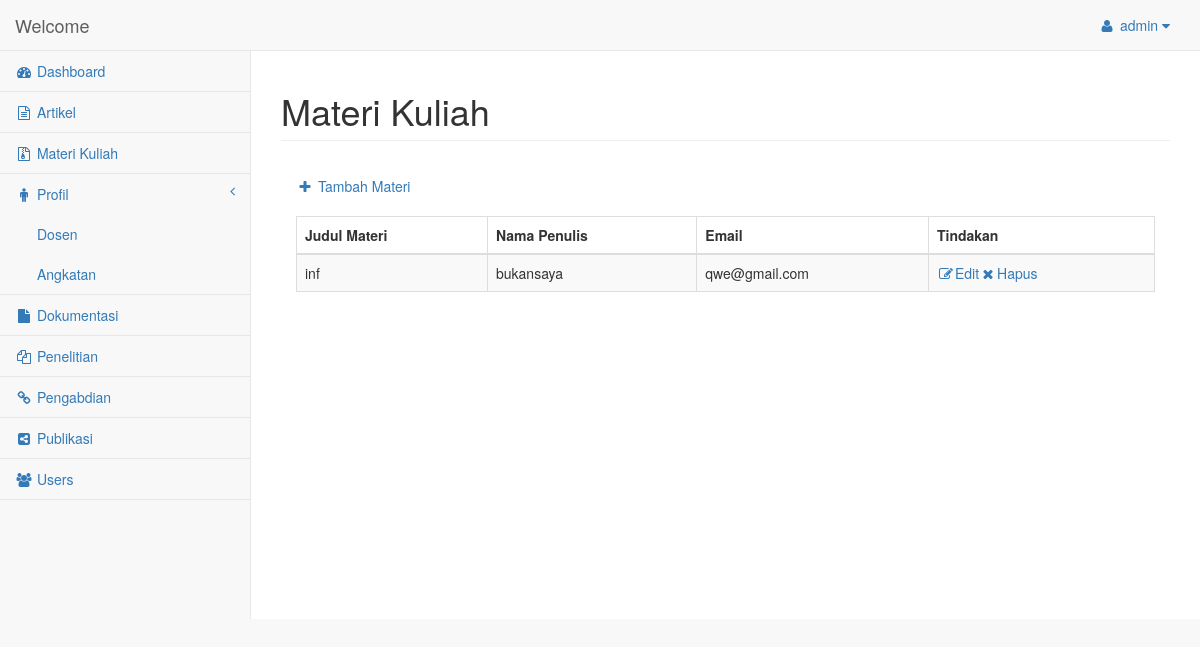
The app's page /materikuliah.php (signed in), older data.
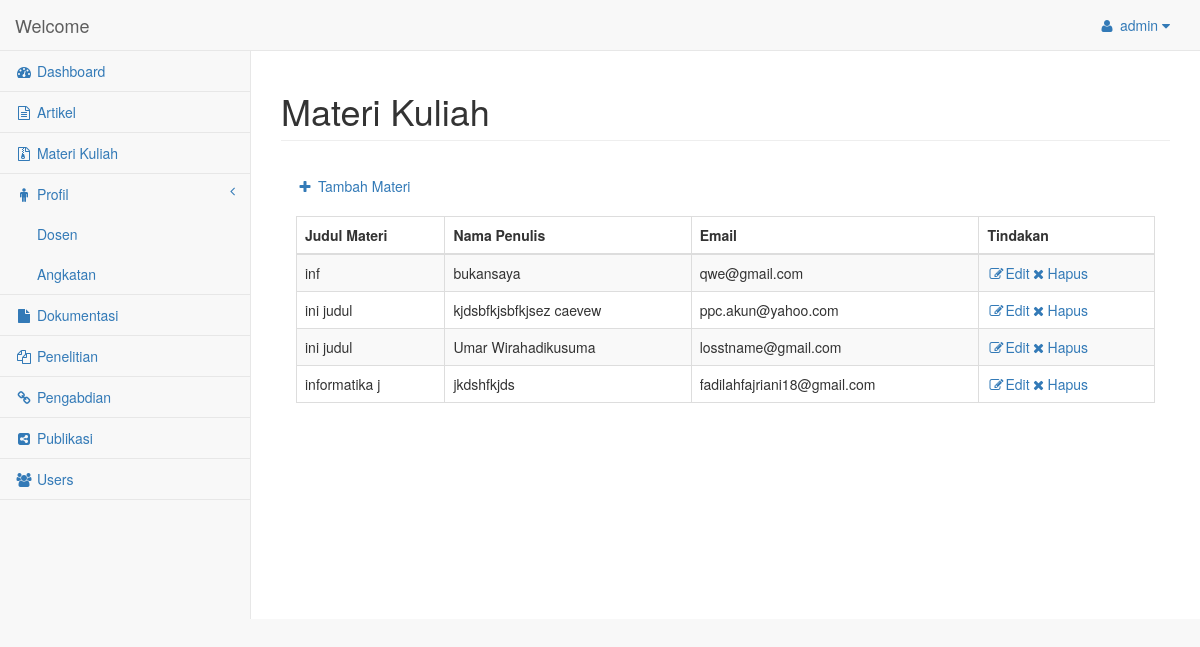
The same page, newer data.
### tables this page shows
CREATE TABLE IF NOT EXISTS `post_materi` (
  `id` int(11) NOT NULL AUTO_INCREMENT,
  `tanggal` date NOT NULL,
  `Nama` char(50) NOT NULL,
  `Topik` varchar(50) NOT NULL,
  `Email` varchar(40) NOT NULL,
  `Pesan` longtext NOT NULL,
  `Gambar` varchar(100) NOT NULL,
  `File` varchar(100) NOT NULL,
  PRIMARY KEY (`id`)
);

### materikuliah.php (the view, shortened to what the changed rows need)
<!DOCTYPE html>
<html lang="en">
<head>
      <link href="bower_components/bootstrap/dist/css/bootstrap.min.css" rel="stylesheet">
      <link href="bower_components/metisMenu/dist/metisMenu.min.css" rel="stylesheet">
      <link href="dist/css/timeline.css" rel="stylesheet">
      <link href="dist/css/sb-admin-2.css" rel="stylesheet">
      <link href="bower_components/morrisjs/morris.css" rel="stylesheet">
      <link href="bower_components/font-awesome/css/font-awesome.min.css" rel="stylesheet" type="text/css">
</head>
<body>
    <div id="wrapper">
        <div id="page-wrapper">
            <div class="row">
                <div class="col-lg-12">
                    <h1 class="page-header">Materi Kuliah</h1>
                </div>
            </div>
            <div class="row">
                <div class="col-lg-12">
                    <div class="panel-body">
                        <a href="tambahmateri.php"><i class="fa fa-plus fa-fw"></i> Tambah Materi</a><br><br>
                        <div class="dataTable_wrapper">
                            <table class="table table-striped table-bordered table-hover" id="dataTables-example">
                                <thead>
                                    <tr>
                                        <th>Judul Materi</th>
                                        <th>Nama Penulis</th>
                                        <th>Email</th>
                                        <th>Tindakan</th>
                                    </tr>
                                </thead>
                                <tbody>
                                    <?php
                                        $pdo = Database::connect();
                                        $sql = 'Select * From post_materi';
                                        foreach ($pdo->query($sql) as $row) {
                                            echo '<tr class="even gradeA">';
                                            echo '<td>'. $row['Topik'] .'</td>';
                                            echo '<td>'. $row['Nama'] .'</td>';
                                            echo '<td>'. $row['Email'] .'</td>';
                                            echo '<td class="center"><a href="editmateri.php?id='.$row['id'].'"><i class="fa fa-edit fa-fw"></i>Edit</a><a href="deletemateri.php?id='.$row['id'].'"><i class="fa fa-close fa-fw"></i>Hapus</a></td>';
                                            echo '</tr>';
                                        }
                                    ?>
                                </tbody>
                            </table>
                        </div>
                    </div>
                </div>
            </div>
        </div>
    </div>
</body>
</html>

Row changes from the older to the newer data that the page shows:
added post_materi: Topik "ini judul", Nama "kjdsbfkjsbfkjsez caevew", Email "ppc.akun@yahoo.com"
added post_materi: Topik "ini judul", Nama "Umar Wirahadikusuma", Email "losstname@gmail.com"
added post_materi: Topik "informatika j", Nama "jkdshfkjds", Email "fadilahfajriani18@gmail.com"
